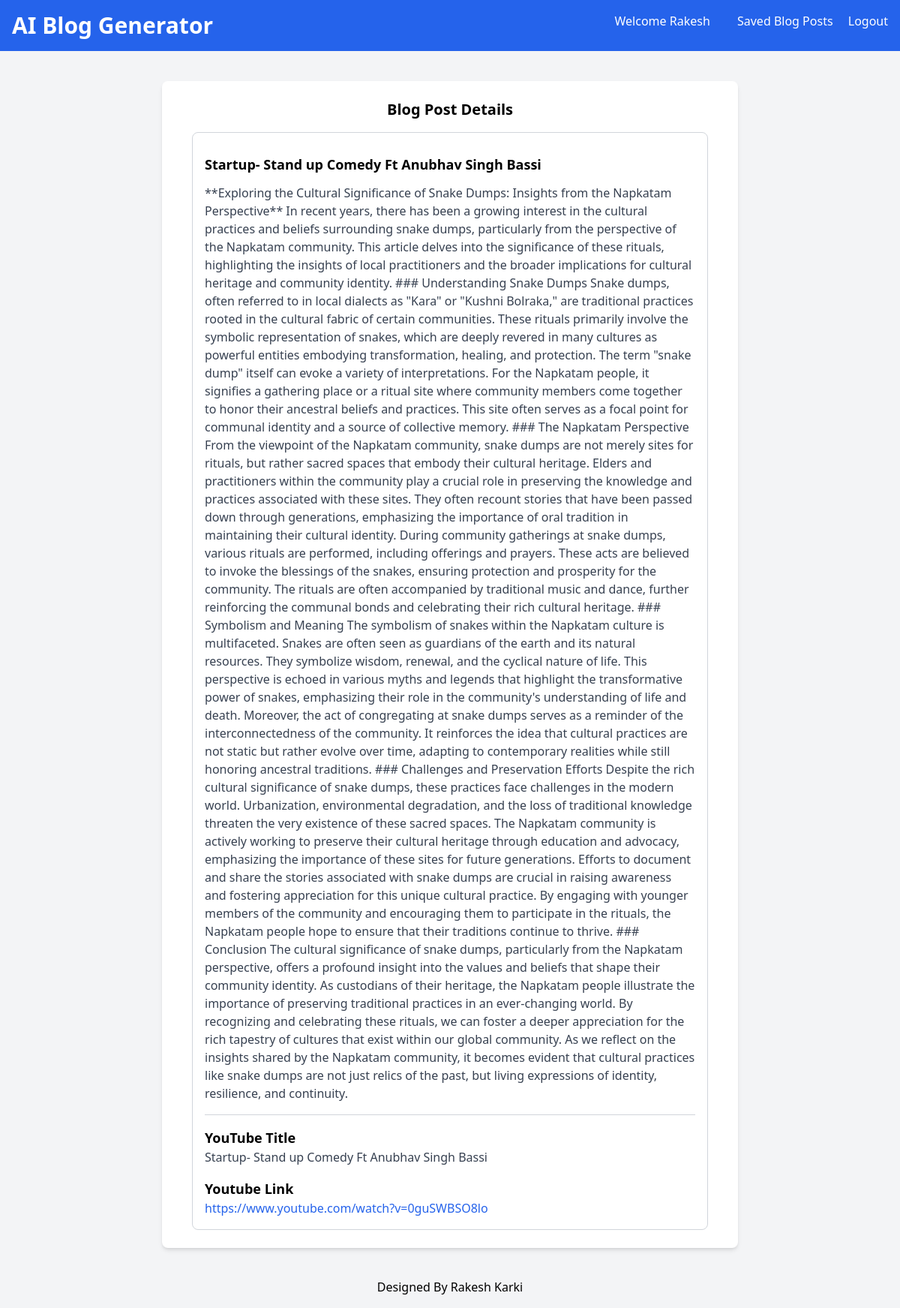
Screenshot of /blog-detail/1 (signed in) with the database file from the repository.
### myapp/models.py (models this page shows, shortened)
class BlogPost(models.Model):
    user = models.ForeignKey(User, on_delete=models.CASCADE)
    youtube_title = models.CharField(max_length=300)
    youtube_link = models.URLField()
    generated_content = models.TextField()
    generated_at = models.DateTimeField(auto_now_add=True)

### myapp/views.py (the view)
# urls.py: path('blog-detail/<int:pk>', blog_detail, name='blog-detail'),
def blog_detail(request, pk):
     blog_detail = get_object_or_404(BlogPost, id=pk)
     if request.user == blog_detail.user:
          return render(request, 'blog.html', {'blog_detail': blog_detail})
     else:
          return redirect('index')

### myapp/templates/blog.html (shortened to what this page needs)
<!DOCTYPE html>
<html lang="en">
<head>
     <script src="https://cdn.tailwindcss.com"></script>
</head>
<body class="bg-gray-100 font-sans antialiased">
     <nav class="bg-blue-600 p-4 text-white flex justify-between">
          <div>
               <a href="{% url 'index' %}" class="text-white hover:text-2xl"><h1 class="text-3xl font-bold">AI Blog Generator</h1></a>
          </div>
          <div>
               <a href="#" class="text-white mx-4">Welcome {{ user.username }}</a>
               <a href="{% url 'blog-list' %}" class="text-white hover:underline mx-4">Saved Blog Posts</a>
               <a href="{% url 'logout' %}" class="text-white hover:text-2xl">Logout</a>
          </div>
     </nav>
     <div class="container mx-auto mt-10 px-4 sm:px-0">
          <div class="max-w-3xl mx-auto bg-white p-6 rounded-lg shadow-md">
               <section>
                    <h2 class="text-xl mb-4 font-semibold text-center ">Blog Post Details</h2>
                    <div class="border border-gray-300 p-4 rounded-lg mx-4">
                         <h3 class="text-lg font-semibold my-3">{{ blog_detail.youtube_title}}</h3>
                         <p class="text-gray-700">{{ blog_detail.generated_content }}</p>
                         <hr class="my-4 border-gray-300">
                         <h4 class="text-lg font-semibold">YouTube Title</h4>
                         <p class="text-gray-700">{{ blog_detail.youtube_title}}</p>
                         <h4 class="text-lg font-semibold mt-4">Youtube Link</h4>
                         <a href="{{ blog_detail.youtube_link}}" class="text-blue-600 hover:text-2xl">{{ blog_detail.youtube_link}}</a>
                    </div>
               </section>
          </div>
     </div>
     <footer class="text-center p-4 text-black mt-6">
          Designed By <a href="#" class="text-bold hover:text-2xl">Rakesh Karki</a>
     </footer>
</body>
</html>

### rows the page displays
BlogPost: youtube_title "Startup- Stand up Comedy Ft Anubhav Singh Bassi", generated_content "**Exploring the Cultural Significance of Snake Dumps: Insights from the Napkatam Perspective** In recent years, there has been a growing interest in the cultural practices and beliefs surrounding snake dumps, particularly from the perspective of the Napkatam community. This article delves into the significance of these rituals, highlighting the insights of local practitioners and the broader implications for cultural heritage and community identity. ### Understanding Snake Dumps Snake dumps, often referred to in local dialects as \"Kara\" or \"Kushni Bolraka,\" are traditional practices rooted in the cultural fabric of certain communities. These rituals primarily involve the symbolic…", youtube_link "https://www.youtube.com/watch?v=0guSWBSO8lo"

### other values shown
{{ user.username }} "Rakesh"
